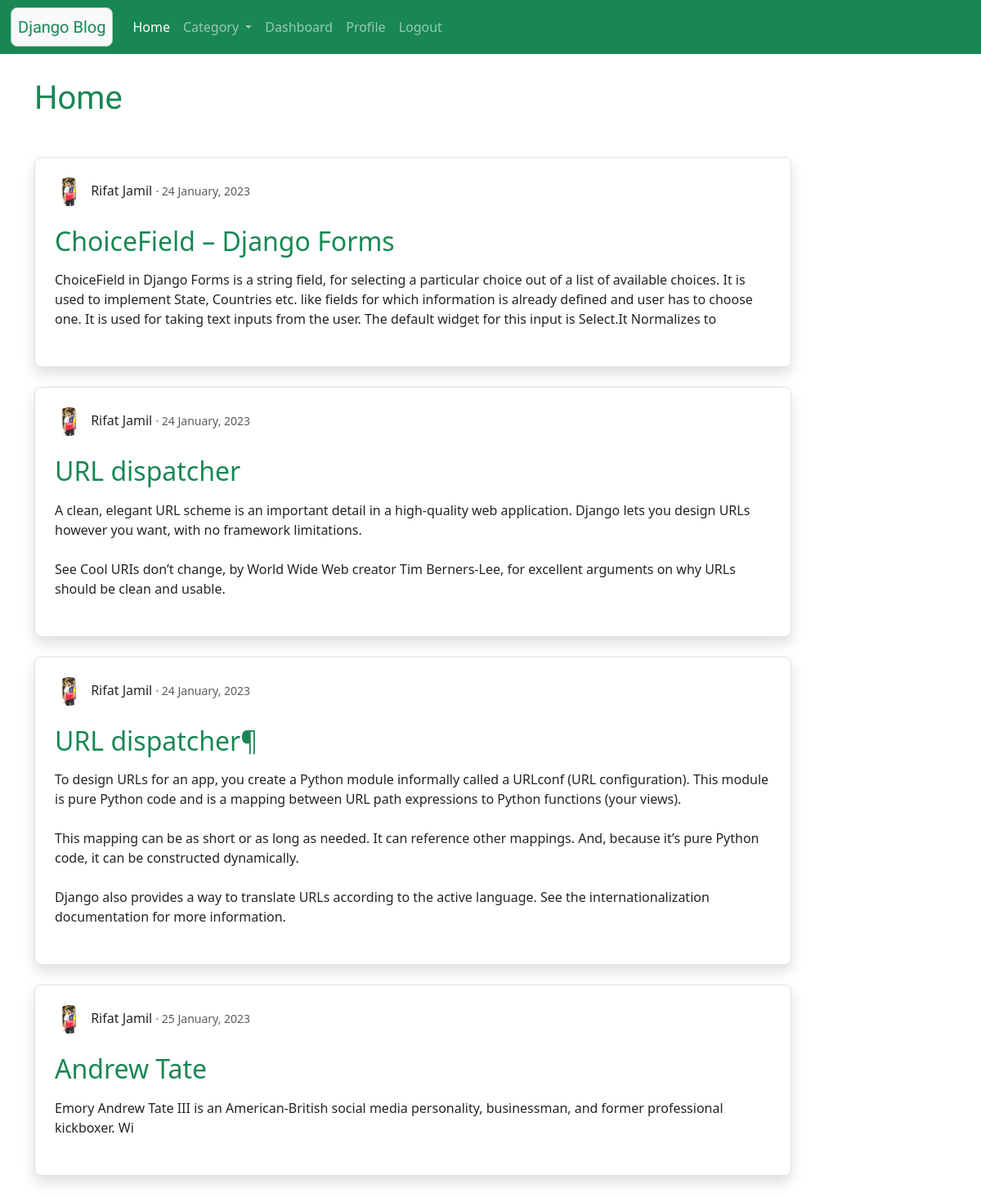
Screenshot of / (signed in) with the database file from the repository.
### blog/models.py (models this page shows, shortened)
class Blog(models.Model):
    user = models.ForeignKey(User,on_delete=models.CASCADE)
    category = models.CharField(max_length=100, choices=category)
    title = models.CharField(max_length=150)
    description = models.TextField()
    create_at = models.DateTimeField(auto_now_add=True)
    update_at = models.DateTimeField(auto_now=True)

class Profile(models.Model):
    user = models.OneToOneField(User, on_delete=models.CASCADE)
    image = models.ImageField(default='default.jpg', upload_to='profile_pics')

### blog/views.py (the view)
# urls.py: path('', views.home, name='home'),
def home(request):
    all_blog = Blog.objects.all()
    return render(request, 'blog/home.html', {'all_blog': all_blog})

### template/blog/home.html (shortened to what this page needs)
{% extends 'blog/base.html' %}
{% load static %}
{% block content %}
<div class="col-10  my-5">
  <h1 class="text-success Rounded my-5">
    Home
  </h1>
  {% for blog in all_blog %}
  <div class="jumbotron p-3 shadow border rounded-3 px-4 py-4">
    <div class="">
      <img class="rounded-circle img-fluid article-img" src="{{ blog.user.profile.image.url }}">
      <a class="mr-2 disabled-link text-dark " href="{% url 'profile' blog.user.id %}">{{ blog.user.first_name }} {{ blog.user.last_name }}</a>
      <small class="text-muted"> &centerdot; {{ blog.create_at|date:"d F, Y" }}</small>
    </div> <br>
    <p><a class="display-10 disabled-link text-success h2" href="#">{{ blog.title }}</a></p>
    <p class="article-content text-truncate d-inline-block fifty-chars">{{blog.description}}</p>
  </div><br>
  {% endfor %}
{% endblock content %}

### static/blog/css/style.css (style rules this page uses)
.disabled-link:link { background-color: transparent; text-decoration: none; }
.Rounded { font-family: 'Kalam', cursive; }
.article-content { white-space: pre-line; }
.article-img { height: 35px; width: 35px; margin-right: 5px; }

### rows the page displays
Blog: user.profile.image (picture), user.first_name "Rifat", user.last_name "Jamil", create_at "24 January, 2023", title "ChoiceField – Django Forms", description "ChoiceField in Django Forms is a string field, for selecting a particular choice out of a list of available choices. It is used to implement State, Countries etc. like fields for which information is already defined and user has to choose one. It is used for taking text inputs from the user. The default widget for this input is Select.It Normalizes to"
Blog: user.profile.image (picture), user.first_name "Rifat", user.last_name "Jamil", create_at "24 January, 2023", title "URL dispatcher", description "A clean, elegant URL scheme is an important detail in a high-quality web application. Django lets you design URLs however you want, with no framework limitations. See Cool URIs don’t change, by World Wide Web creator Tim Berners-Lee, for excellent arguments on why URLs should be clean and usable."
Blog: user.profile.image (picture), user.first_name "Rifat", user.last_name "Jamil", create_at "24 January, 2023", title "URL dispatcher¶", description "To design URLs for an app, you create a Python module informally called a URLconf (URL configuration). This module is pure Python code and is a mapping between URL path expressions to Python functions (your views). This mapping can be as short or as long as needed. It can reference other mappings. And, because it’s pure Python code, it can be constructed dynamically. Django also provides a way to translate URLs according to the active language. See the internationalization documentation for more information."
Blog: user.profile.image (picture), user.first_name "Rifat", user.last_name "Jamil", create_at "25 January, 2023", title "Andrew Tate", description "Emory Andrew Tate III is an American-British social media personality, businessman, and former professional kickboxer. Wi"
